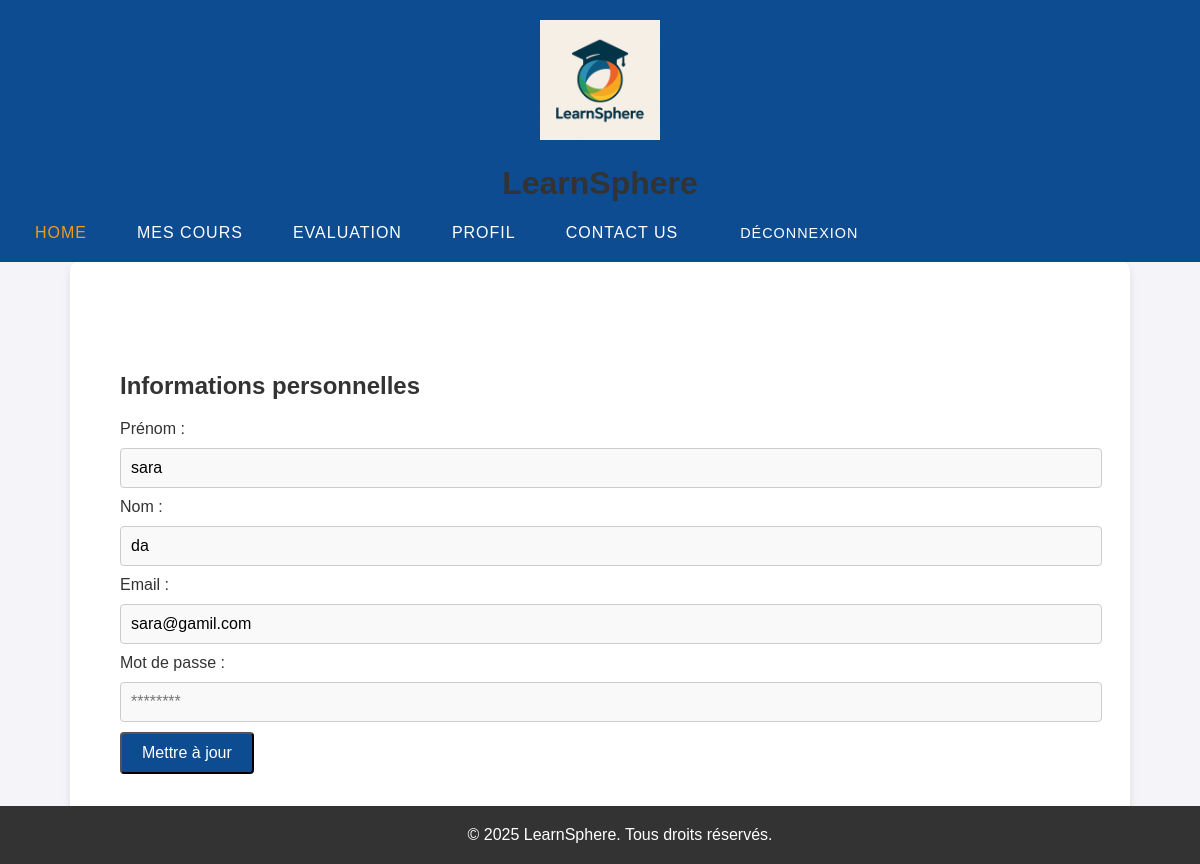
/student/profile.php (signed in), run on the app's committed database.
### tables this page shows
CREATE TABLE `users` (
  `id` int(11) NOT NULL,
  `email` varchar(255) NOT NULL,
  `password` varchar(255) NOT NULL,
  `first_name` varchar(100) NOT NULL,
  `last_name` varchar(100) NOT NULL,
  `role` enum('student','teacher','admin') NOT NULL DEFAULT 'student',
  `profile_picture` varchar(255) DEFAULT NULL,
  `bio` text DEFAULT NULL,
  `phone` varchar(20) DEFAULT NULL,
  `address` text DEFAULT NULL,
  `created_at` timestamp NOT NULL DEFAULT current_timestamp(),
  `updated_at` timestamp NOT NULL DEFAULT current_timestamp() ON UPDATE current_timestamp(),
  `last_login` timestamp NULL DEFAULT NULL,
  `is_active` tinyint(1) DEFAULT 1
);

### student/profile.php (the view, shortened to what this page needs)
<?php
require_once '../config/database.php';
$user_id = $_SESSION['user_id'];
$stmt = $pdo->prepare("SELECT first_name, last_name, email, password FROM users WHERE id = ?");
$stmt->execute([$user_id]);
$user = $stmt->fetch(PDO::FETCH_ASSOC);
?>
<!DOCTYPE html>
<html lang="fr">
<head>
    <link rel="stylesheet" href="../css/style.css" />
</head>
<body>
<header class="header">
    <div class="container">
      <div class="logo">
        <img src="../images/logo.jpg" alt="LearnSphere Logo" />
        <h1>LearnSphere</h1>
      </div>
      <nav class="main-nav">
                <ul>
                    <li><a href="dashboard.php"class="active"><i class="fas fa-tachometer-alt"></i> <span>Home</span></a></li>
                    <li><a href="courses.html"><i class="fas fa-book"></i> <span>Mes Cours</span></a></li>
                    <li><a href="../evaluation/index.php"><span>Evaluation</span></a></li>
                    <li><a href="profile.php"><span>profil</span></a></li>
                    <li><a href="contact.html"><i class="fas fa-envelope"></i> <span>Contact us</span></a></li>
                    <li><a href="dashboard.php?logout=1" class="btn-small"><span>Déconnexion</span></a></li>
                </ul>
      </nav>
      </div>
  </header>
  <main class="profile-container">
    <section class="profile-info">
      <h2>Informations personnelles</h2>
      <form method="POST" action="profile.php">
        <label for="first_name">Prénom :</label>
        <input type="text" id="first_name" name="first_name" value="<?= htmlspecialchars($user['first_name']) ?>" required />
        <label for="last_name">Nom :</label>
        <input type="text" id="last_name" name="last_name" value="<?= htmlspecialchars($user['last_name']) ?>" required />
        <label for="email">Email :</label>
        <input type="email" id="email" name="email" value="<?= htmlspecialchars($user['email']) ?>" required />
        <label for="password">Mot de passe :</label>
        <input type="password" id="password" name="password" placeholder="********" />
        <button type="submit">Mettre à jour</button>
      </form>
    </section>
  </main>
  <footer>
    <p>&copy; 2025 LearnSphere. Tous droits réservés.</p>
  </footer>
</body>
</html>

### css/style.css (style rules this page uses)
body { display: flex; flex-direction: column; min-height: 100vh; }
main { flex-grow: 1; }
footer { text-align: center; padding: 20px; background-color: #f8f9fa; margin-top: auto; }
body { font-family: 'Poppins', sans-serif; background-color: #f4f4f9; color: #333; margin: 0; padding: 0; }
h1, h2, h3 { color: #333; }
a { text-decoration: none; color: inherit; }
header { background-color: #0e4c92; color: #fff; padding: 20px; text-align: center; }
header nav { margin-top: 15px; }
header nav a { margin: 0 15px; font-size: 16px; color: #fff; text-transform: uppercase; letter-spacing: 1px; }
header nav a:hover, header nav a.active { color: #f39c12; }
main { padding: 40px 20px; }
h1, h2, h3 { font-weight: 600; }
.dashboard-container, .quiz-container, .profile-container { max-width: 1000px; margin: 0 auto; padding: 30px; background-color: #fff; border-radius: 8px; box-shadow: 0 4px 8px rgba(0, 0, 0, 0.1); }
footer { background-color: #333; color: #fff; text-align: center; padding: 20px; position: fixed; bottom: 0; width: 100%; }
footer p { margin: 0; }
input[type="text"], input[type="email"], input[type="password"], input[type="file"] { width: 100%; padding: 10px; margin: 10px 0; border: 1px solid #ccc; border-radius: 4px; background-color: #f9f9f9; font-size: 16px; }
button[type="submit"], button[type="button"] { background-color: #0e4c92; color: #fff; padding: 10px 20px; border-radius: 4px; cursor: pointer; font-size: 16px; transition: background-color 0.3s ease; }
.logo img { max-width: 120px; height: auto; }
.btn-small { padding: 6px 12px; border-radius: 4px; text-transform: uppercase; font-size: 0.9rem; transition: background-color 0.3s ease; }
main > section { padding: 60px 20px; }

### student/profile.php (style rules this page uses)
.main-nav ul { display: flex; list-style: none; padding: 0; margin: 0; gap: 20px; }
.main-nav li { display: inline-block; }

### data on the page
users: first_name "sara", last_name "da", email "sara@gamil.com"
